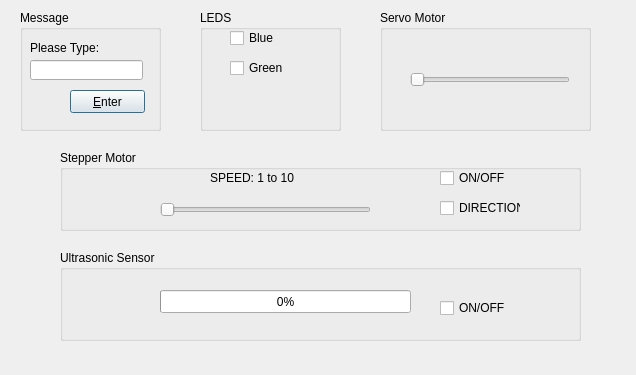
<?xml version="1.0" encoding="UTF-8"?>
<ui version="4.0">
 <class>Dialog</class>
 <widget class="QDialog" name="Dialog">
  <property name="geometry">
   <rect>
    <x>0</x>
    <y>0</y>
    <width>636</width>
    <height>375</height>
   </rect>
  </property>
  <property name="windowTitle">
   <string>Assignment 6 by Yue Wang 12027710</string>
  </property>
  <widget class="QGroupBox" name="groupBox">
   <property name="geometry">
    <rect>
     <x>20</x>
     <y>10</y>
     <width>141</width>
     <height>121</height>
    </rect>
   </property>
   <property name="title">
    <string>Message</string>
   </property>
   <widget class="QPushButton" name="pushButton">
    <property name="geometry">
     <rect>
      <x>50</x>
      <y>80</y>
      <width>75</width>
      <height>23</height>
     </rect>
    </property>
    <property name="toolTip">
     <string>&lt;html&gt;&lt;head/&gt;&lt;body&gt;&lt;p&gt;Emmit&lt;/p&gt;&lt;/body&gt;&lt;/html&gt;</string>
    </property>
    <property name="text">
     <string>&amp;Enter</string>
    </property>
   </widget>
   <widget class="QLineEdit" name="lineEdit">
    <property name="geometry">
     <rect>
      <x>10</x>
      <y>50</y>
      <width>113</width>
      <height>20</height>
     </rect>
    </property>
   </widget>
   <widget class="QLabel" name="label">
    <property name="geometry">
     <rect>
      <x>10</x>
      <y>30</y>
      <width>111</width>
      <height>16</height>
     </rect>
    </property>
    <property name="text">
     <string>Please Type:</string>
    </property>
   </widget>
  </widget>
  <widget class="QGroupBox" name="groupBox_2">
   <property name="geometry">
    <rect>
     <x>380</x>
     <y>10</y>
     <width>211</width>
     <height>121</height>
    </rect>
   </property>
   <property name="title">
    <string>Servo Motor</string>
   </property>
   <widget class="QSlider" name="horizontalSlider_Servo">
    <property name="geometry">
     <rect>
      <x>30</x>
      <y>60</y>
      <width>160</width>
      <height>19</height>
     </rect>
    </property>
    <property name="toolTip">
     <string>&lt;html&gt;&lt;head/&gt;&lt;body&gt;&lt;p&gt;0-90 degree&lt;/p&gt;&lt;/body&gt;&lt;/html&gt;</string>
    </property>
    <property name="maximum">
     <number>90</number>
    </property>
    <property name="orientation">
     <enum>Qt::Horizontal</enum>
    </property>
   </widget>
  </widget>
  <widget class="QGroupBox" name="groupBox_3">
   <property name="geometry">
    <rect>
     <x>200</x>
     <y>10</y>
     <width>141</width>
     <height>121</height>
    </rect>
   </property>
   <property name="title">
    <string>LEDS</string>
   </property>
   <widget class="QCheckBox" name="checkBox_GreenLed">
    <property name="geometry">
     <rect>
      <x>30</x>
      <y>50</y>
      <width>71</width>
      <height>16</height>
     </rect>
    </property>
    <property name="toolTip">
     <string>&lt;html&gt;&lt;head/&gt;&lt;body&gt;&lt;p&gt;Green Led&lt;/p&gt;&lt;/body&gt;&lt;/html&gt;</string>
    </property>
    <property name="text">
     <string>Green</string>
    </property>
   </widget>
   <widget class="QCheckBox" name="checkBox_BlueLed">
    <property name="geometry">
     <rect>
      <x>30</x>
      <y>20</y>
      <width>71</width>
      <height>16</height>
     </rect>
    </property>
    <property name="toolTip">
     <string>&lt;html&gt;&lt;head/&gt;&lt;body&gt;&lt;p&gt;Blue Led&lt;/p&gt;&lt;/body&gt;&lt;/html&gt;</string>
    </property>
    <property name="text">
     <string>Blue</string>
    </property>
   </widget>
  </widget>
  <widget class="QGroupBox" name="groupBox_4">
   <property name="geometry">
    <rect>
     <x>60</x>
     <y>150</y>
     <width>521</width>
     <height>81</height>
    </rect>
   </property>
   <property name="title">
    <string>Stepper Motor</string>
   </property>
   <widget class="QSlider" name="horizontalSlider_Stepper">
    <property name="geometry">
     <rect>
      <x>100</x>
      <y>50</y>
      <width>211</width>
      <height>19</height>
     </rect>
    </property>
    <property name="toolTip">
     <string>&lt;html&gt;&lt;head/&gt;&lt;body&gt;&lt;p&gt;10 Level speed&lt;/p&gt;&lt;/body&gt;&lt;/html&gt;</string>
    </property>
    <property name="minimum">
     <number>1</number>
    </property>
    <property name="maximum">
     <number>10</number>
    </property>
    <property name="orientation">
     <enum>Qt::Horizontal</enum>
    </property>
   </widget>
   <widget class="QCheckBox" name="checkBox_Toggle_STP">
    <property name="geometry">
     <rect>
      <x>380</x>
      <y>20</y>
      <width>71</width>
      <height>16</height>
     </rect>
    </property>
    <property name="toolTip">
     <string>&lt;html&gt;&lt;head/&gt;&lt;body&gt;&lt;p&gt;Turn ON/OFF &lt;/p&gt;&lt;/body&gt;&lt;/html&gt;</string>
    </property>
    <property name="text">
     <string>ON/OFF</string>
    </property>
   </widget>
   <widget class="QCheckBox" name="checkBox_Direction_STP">
    <property name="geometry">
     <rect>
      <x>380</x>
      <y>50</y>
      <width>81</width>
      <height>16</height>
     </rect>
    </property>
    <property name="toolTip">
     <string>&lt;html&gt;&lt;head/&gt;&lt;body&gt;&lt;p&gt;Direction control&lt;/p&gt;&lt;/body&gt;&lt;/html&gt;</string>
    </property>
    <property name="text">
     <string>DIRECTION</string>
    </property>
   </widget>
   <widget class="QLabel" name="label_2">
    <property name="geometry">
     <rect>
      <x>150</x>
      <y>20</y>
      <width>121</width>
      <height>16</height>
     </rect>
    </property>
    <property name="text">
     <string>SPEED: 1 to 10</string>
    </property>
   </widget>
  </widget>
  <widget class="QGroupBox" name="groupBox_5">
   <property name="geometry">
    <rect>
     <x>60</x>
     <y>250</y>
     <width>521</width>
     <height>91</height>
    </rect>
   </property>
   <property name="title">
    <string>Ultrasonic Sensor</string>
   </property>
   <widget class="QCheckBox" name="checkBox_Usensor">
    <property name="geometry">
     <rect>
      <x>380</x>
      <y>50</y>
      <width>71</width>
      <height>16</height>
     </rect>
    </property>
    <property name="text">
     <string>ON/OFF</string>
    </property>
   </widget>
   <widget class="QProgressBar" name="progressBar_Us">
    <property name="geometry">
     <rect>
      <x>100</x>
      <y>40</y>
      <width>251</width>
      <height>23</height>
     </rect>
    </property>
    <property name="toolTip">
     <string>&lt;html&gt;&lt;head/&gt;&lt;body&gt;&lt;p&gt;0-5000us&lt;/p&gt;&lt;/body&gt;&lt;/html&gt;</string>
    </property>
    <property name="autoFillBackground">
     <bool>false</bool>
    </property>
    <property name="maximum">
     <number>5000</number>
    </property>
    <property name="value">
     <number>0</number>
    </property>
    <property name="invertedAppearance">
     <bool>false</bool>
    </property>
    <property name="format">
     <string>%p%</string>
    </property>
   </widget>
  </widget>
 </widget>
 <layoutdefault spacing="6" margin="11"/>
 <resources/>
 <connections>
  <connection>
   <sender>pushButton</sender>
   <signal>clicked()</signal>
   <receiver>Dialog</receiver>
   <slot>pushButtonClicked()</slot>
   <hints>
    <hint type="sourcelabel">
     <x>100</x>
     <y>101</y>
    </hint>
    <hint type="destinationlabel">
     <x>308</x>
     <y>197</y>
    </hint>
   </hints>
  </connection>
  <connection>
   <sender>horizontalSlider_Servo</sender>
   <signal>valueChanged(int)</signal>
   <receiver>Dialog</receiver>
   <slot>ServoCMDchanged(int)</slot>
   <hints>
    <hint type="sourcelabel">
     <x>453</x>
     <y>79</y>
    </hint>
    <hint type="destinationlabel">
     <x>60</x>
     <y>268</y>
    </hint>
   </hints>
  </connection>
  <connection>
   <sender>checkBox_BlueLed</sender>
   <signal>clicked(bool)</signal>
   <receiver>Dialog</receiver>
   <slot>BlueLedClicked(bool)</slot>
   <hints>
    <hint type="sourcelabel">
     <x>240</x>
     <y>39</y>
    </hint>
    <hint type="destinationlabel">
     <x>370</x>
     <y>26</y>
    </hint>
   </hints>
  </connection>
  <connection>
   <sender>checkBox_GreenLed</sender>
   <signal>clicked(bool)</signal>
   <receiver>Dialog</receiver>
   <slot>GreenLedClicked(bool)</slot>
   <hints>
    <hint type="sourcelabel">
     <x>255</x>
     <y>74</y>
    </hint>
    <hint type="destinationlabel">
     <x>372</x>
     <y>66</y>
    </hint>
   </hints>
  </connection>
  <connection>
   <sender>checkBox_Toggle_STP</sender>
   <signal>clicked(bool)</signal>
   <receiver>Dialog</receiver>
   <slot>OnOff_CheckBoxSTM_Clicked(bool)</slot>
   <hints>
    <hint type="sourcelabel">
     <x>475</x>
     <y>175</y>
    </hint>
    <hint type="destinationlabel">
     <x>408</x>
     <y>303</y>
    </hint>
   </hints>
  </connection>
  <connection>
   <sender>checkBox_Direction_STP</sender>
   <signal>clicked(bool)</signal>
   <receiver>Dialog</receiver>
   <slot>Direction_CheckBoxSTM_Clicked(bool)</slot>
   <hints>
    <hint type="sourcelabel">
     <x>449</x>
     <y>206</y>
    </hint>
    <hint type="destinationlabel">
     <x>595</x>
     <y>123</y>
    </hint>
   </hints>
  </connection>
  <connection>
   <sender>horizontalSlider_Stepper</sender>
   <signal>valueChanged(int)</signal>
   <receiver>Dialog</receiver>
   <slot>Speed_SpliterSTM_ValueChanged(int)</slot>
   <hints>
    <hint type="sourcelabel">
     <x>273</x>
     <y>203</y>
    </hint>
    <hint type="destinationlabel">
     <x>605</x>
     <y>229</y>
    </hint>
   </hints>
  </connection>
  <connection>
   <sender>checkBox_Usensor</sender>
   <signal>clicked(bool)</signal>
   <receiver>Dialog</receiver>
   <slot>OnOff_CheckBoxUS_Clicked(bool)</slot>
   <hints>
    <hint type="sourcelabel">
     <x>458</x>
     <y>294</y>
    </hint>
    <hint type="destinationlabel">
     <x>606</x>
     <y>272</y>
    </hint>
   </hints>
  </connection>
 </connections>
 <slots>
  <slot>pushButtonClicked()</slot>
  <slot>ServoCMDchanged(int)</slot>
  <slot>BlueLedClicked(bool)</slot>
  <slot>GreenLedClicked(bool)</slot>
  <slot>OnOff_CheckBoxSTM_Clicked(bool)</slot>
  <slot>Direction_CheckBoxSTM_Clicked(bool)</slot>
  <slot>Speed_SpliterSTM_ValueChanged(int)</slot>
  <slot>OnOff_CheckBoxUS_Clicked(bool)</slot>
 </slots>
</ui>
